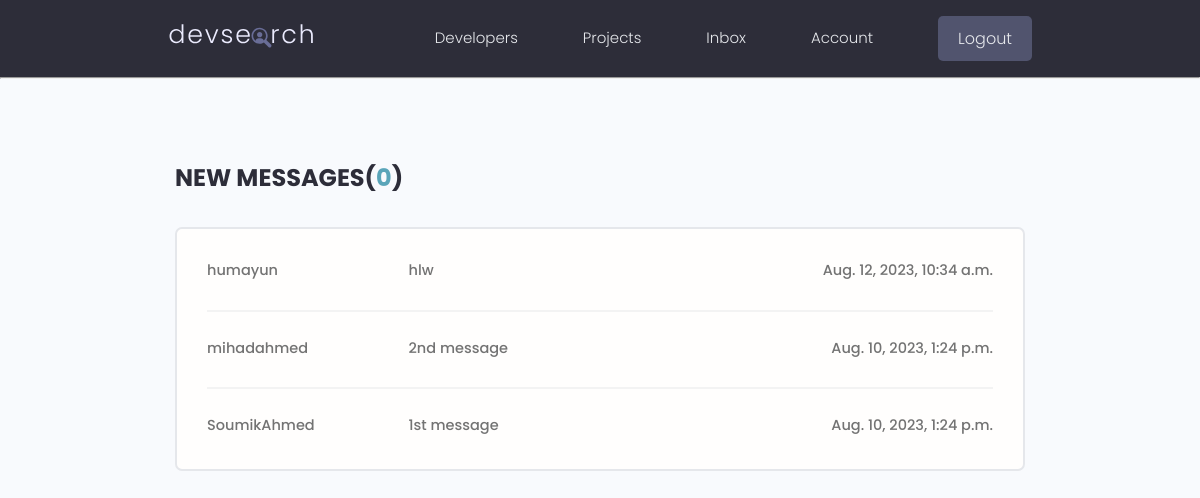
The page /inbox/ (signed in) on the database its author committed.
### users/models.py (models this page shows, shortened)
class message (models.Model):
    sender = models.ForeignKey(profile, on_delete=models.SET_NULL, null=True, blank=True)
    recipient=models.ForeignKey(profile, on_delete=models.SET_NULL, null=True, blank=True, related_name='messages')
    name= models.CharField(max_length=200,null=True, blank=True)
    email= models.EmailField(max_length=200,null=True, blank=True)
    subject=models.CharField(max_length=200,null=True, blank=True)
    is_read = models.BooleanField(default=False,null=True)
    body = models.TextField()
    created=models.DateTimeField(auto_now_add=True)
    id = models.UUIDField(default=uuid.uuid4,unique=True,primary_key=True,editable=False)
    class Meta :
        ordering = ['is_read' , '-created']

### users/views.py (the view)
# urls.py: path('inbox/', views.inbox, name='inbox'),
@login_required(login_url='login')
def inbox (request):
    profile = request.user.profile
    messageRequests = profile.messages.all()
    unreadcount = messageRequests.filter(is_read = False).count()
    context = {'messageRequests':messageRequests, 'unreadcount': unreadcount}
    return render(request, 'users/inbox.html',context)

### users/templates/users/inbox.html
{% extends 'main.html' %}
{% block content %}
  <main class="inbox my-xl">
    <div class="content-box">
      <h3 class="inbox__title">New Messages(<span>{{unreadcount}}</span>)</h3>
      <ul class="messages">
        {% for message in messageRequests %}
        {% if message.is_read == False %}
        <li class="message message--unread">
          {% else  %}
          <li class="message">
          {% endif %}
          <a href="{% url 'message' message.id %}">
            <span class="message__author">{{message.name}}</span>
            <span class="message__subject">{{message.subject}}</span>
            <span class="message__date">{{message.created}}</span>
          </a>
        </li>
        {% endfor %}
      </ul>
    </div>
  </main>
{% endblock content %}

### static/styles/app.css (style rules this page uses)
:root { --color-sub: #2d2d39; }
.content-box { width: 95%; max-width: 85rem; margin: 0 auto; }
.inbox { height: 90vh; }
.inbox__title, .inbox__title span { font-size: 2.4rem; font-weight: 700; color: var(--color-sub); text-transform: uppercase; text-align: left; margin-bottom: 3rem; }
.inbox__title span { color: var(--color-main); }
.messages { list-style: none; background: var(--color-white); padding: 0.5rem 3rem; border: 2px solid var(--color-light); border-radius: 0.7rem; }
.message { padding: 2.5rem 0; }
.message > a span { font-size: 1.45rem; font-weight: 500; }
.message:not(:last-child) { border-bottom: 2px solid var(--color-white-light); }
.message > a { display: flex; gap: 1rem; }
.message__author, .message__date { flex-basis: 25%; }
.message__subject { flex-basis: 50%; }
.message__date { text-align: right; }

### static/uikit/styles/modules/_variables.css (style rules this page uses)
:root { --color-main: #5aa5b9; --color-main-light: #e6faff; --color-sub: #3f4156; --color-sub-light: #51546e; --color-sub-lighter: #ededfd; --color-text: #737373; --color-gray: #8b8b8b; --color-light: #e5e7eb; --color-light-gray: #767676; --color-bg: #f8fafd; --color-white: #fffefd; --color-white-light: #f3f3f3; --color-success: #359e64; --color-success-bg: #def8e8; --color-error: #fc4b0b; --color-error-bg: #fff2ee; --font-base: 'Poppins', arial, helvetica, 'Segoe UI', roboto, ubuntu, sans-serif; --font-monospace: 'Fira Code', 'Courier New', courier, monospace; --font-regular: 300; --font-medium: 500; --font-bold: 700; --generic-shadow: 1px 1px 5px #00000010; --generic-transition: all 0.3s ease-in-out; }

### static/uikit/styles/modules/_base.css (style rules this page uses)
* { margin: 0; padding: 0; box-sizing: border-box; text-rendering: optimizeLegibility; color: inherit; font-size: inherit; }
html { font-size: 50%; }
@media only screen and (min-width: 480px) { html { font-size: 56.25%; } }
@media only screen and (min-width: 1200px) { html { font-size: 62.5%; } }
body { line-height: 1.6; font-weight: 400; font-size: 1.5rem; color: var(--color-text); background-color: var(--color-bg); min-height: 100vh; }

### static/uikit/styles/modules/_typography.css (style rules this page uses)
* { font-family: var(--font-base); }
h3 { font-size: 3.2rem; font-weight: var(--font-medium); }
p, span, strong { font-size: 1.6rem; color: var(--color-text); font-weight: var(--font-regular); }
a { padding-bottom: 2px; text-decoration: none; display: inline-block; color: var(--color-main); font-weight: var(--font-medium); }

### static/uikit/styles/modules/_utilities.css (style rules this page uses)
.my-xl { margin: 8rem auto; }

### rows shown on the page
message: name "humayun", subject "hlw", created "Aug. 12, 2023, 10:34 a.m."
message: name "mihadahmed", subject "2nd message", created "Aug. 10, 2023, 1:24 p.m."
message: name "SoumikAhmed", subject "1st message", created "Aug. 10, 2023, 1:24 p.m."

### other values the page prints
{{ unreadcount }} "0"
